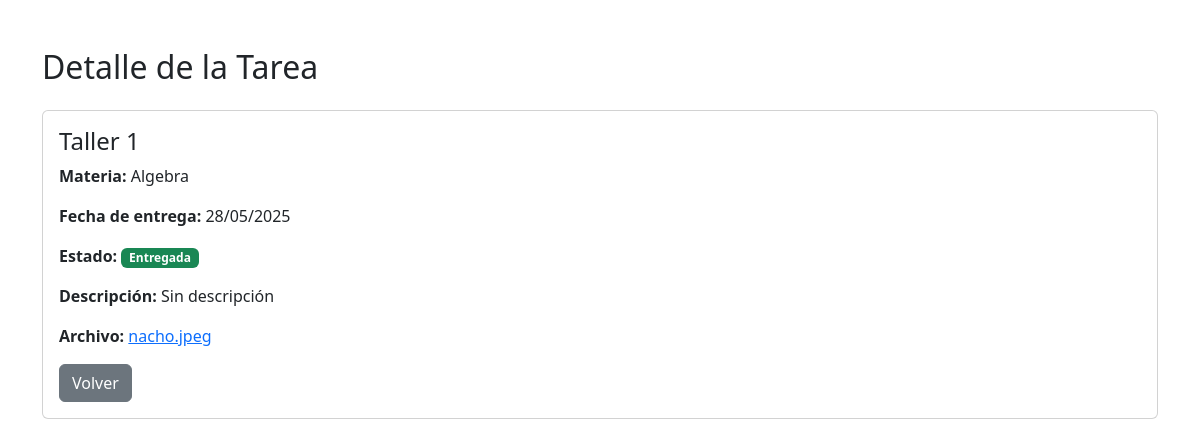
The page /ver_tarea/1 (signed in) on the database its author committed.
### models.py (models this page shows)
class Tarea(db.Model):
    __tablename__ = 'tareas'
    id = db.Column(db.Integer, primary_key=True)
    titulo = db.Column(db.String)
    fecha_entrega = db.Column(db.Date)
    estado = db.Column(db.String)
    descripcion = db.Column(db.String)
    materia_id = db.Column(db.Integer, db.ForeignKey('materias.id'))
    usuario_id = db.Column(db.Integer, db.ForeignKey('usuarios.id'))  # Relaciona la tarea con el usuario
    archivo = db.Column(db.String)  # Ruta del archivo adjunto

class Materia(db.Model):
    __tablename__ = 'materias'
    id = db.Column(db.Integer, primary_key=True)
    nombre = db.Column(db.String, nullable=False)
    docente = db.Column(db.String)
    horario = db.Column(db.String)
    aula = db.Column(db.String)
    usuario_id = db.Column(db.Integer, db.ForeignKey('usuarios.id'))  # Relaciona la materia con el usuario
    tareas = db.relationship('Tarea', backref='materia', lazy=True)

### app.py (the view, shortened to what this page needs)
@app.route('/ver_tarea/<int:tarea_id>', methods=['GET', 'POST'])
def ver_tarea(tarea_id):
    if 'usuario_id' not in session:
        flash('Debes iniciar sesión para ver tareas.')
        return redirect(url_for('login'))
    tarea = db.session.query(Tarea).get(tarea_id)
    if not tarea:
        flash('La tarea no existe.')
        return redirect(url_for('listar_tareas'))
    hoy = datetime.now().date()
    return render_template('ver_tarea.html', tarea=tarea, hoy=hoy)

### templates/ver_tarea.html (shortened to what this page needs)
<!DOCTYPE html>
<html lang="es">
<head>
    <link href="https://cdn.jsdelivr.net/npm/bootstrap@5.3.0/dist/css/bootstrap.min.css" rel="stylesheet">
</head>
<body>
<div class="container mt-5">
    <h2>Detalle de la Tarea</h2>
    <div class="card mt-4">
        <div class="card-body">
            <h4 class="card-title">{{ tarea.titulo }}</h4>
            <p class="card-text"><strong>Materia:</strong> {{ tarea.materia.nombre if tarea.materia else '-' }}</p>
            <p class="card-text"><strong>Fecha de entrega:</strong> {{ tarea.fecha_entrega.strftime('%d/%m/%Y') if tarea.fecha_entrega else '-' }}</p>
            <p class="card-text"><strong>Estado:</strong>
                {% if tarea.estado == 'Entregada' or tarea.estado == 'Completada' %}
                    <span class="badge bg-success">{{ tarea.estado }}</span>
                {% elif tarea.estado == 'Pendiente' %}
                    <span class="badge bg-warning text-dark">Pendiente</span>
                {% else %}
                    <span class="badge bg-secondary">{{ tarea.estado or 'Sin estado' }}</span>
                {% endif %}
            </p>
            <p class="card-text"><strong>Descripción:</strong> {{ tarea.descripcion or 'Sin descripción' }}</p>
            <p class="card-text"><strong>Archivo:</strong>
                {% if tarea.archivo %}
                    <a href="/uploads/{{ tarea.archivo }}" target="_blank">{{ tarea.archivo }}</a>
                {% else %}
                    <span class="text-muted">-</span>
                {% endif %}
            </p>
            <a href="{{ url_for('tareas_por_materia', materia_id=tarea.materia_id) }}" class="btn btn-secondary">Volver</a>
        </div>
    </div>
</div>
</body>
</html>

### rows shown on the page
Tarea: titulo "Taller 1", fecha_entrega "28/05/2025", estado "Entregada", descripcion "Sin descripción", archivo "nacho.jpeg"
Materia: materia "Algebra"
